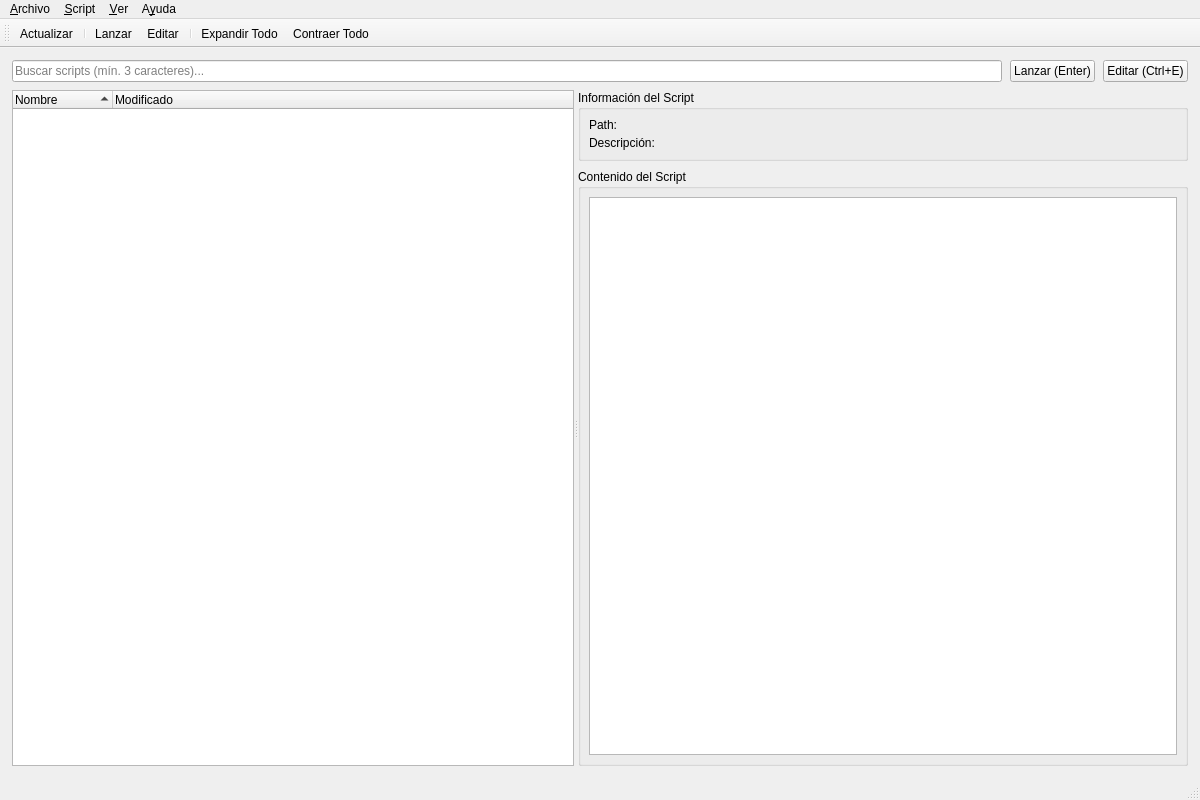
<?xml version="1.0" encoding="UTF-8"?>
<ui version="4.0">
 <class>ScriptManagerWindow</class>
 <widget class="QMainWindow" name="ScriptManagerWindow">
  <property name="geometry">
   <rect>
    <x>0</x>
    <y>0</y>
    <width>1200</width>
    <height>800</height>
   </rect>
  </property>
  <property name="windowTitle">
   <string>Script Manager</string>
  </property>
  <property name="windowIcon">
   <iconset>
    <normaloff>.</normaloff>.</iconset>
  </property>
  <widget class="QWidget" name="centralwidget">
   <layout class="QVBoxLayout" name="main_layout">
    <property name="spacing">
     <number>8</number>
    </property>
    <property name="leftMargin">
     <number>12</number>
    </property>
    <property name="topMargin">
     <number>12</number>
    </property>
    <property name="rightMargin">
     <number>12</number>
    </property>
    <property name="bottomMargin">
     <number>12</number>
    </property>
    <item>
     <layout class="QHBoxLayout" name="search_layout">
      <property name="spacing">
       <number>8</number>
      </property>
      <item>
       <widget class="QLineEdit" name="search_bar">
        <property name="placeholderText">
         <string>Buscar scripts (mín. 3 caracteres)...</string>
        </property>
        <property name="clearButtonEnabled">
         <bool>true</bool>
        </property>
       </widget>
      </item>
      <item>
       <widget class="QPushButton" name="launch_btn">
        <property name="text">
         <string>Lanzar (Enter)</string>
        </property>
        <property name="shortcut">
         <string>Return</string>
        </property>
        <property name="toolTip">
         <string>Ejecutar el script seleccionado (Enter)</string>
        </property>
       </widget>
      </item>
      <item>
       <widget class="QPushButton" name="edit_btn">
        <property name="text">
         <string>Editar (Ctrl+E)</string>
        </property>
        <property name="shortcut">
         <string>Ctrl+E</string>
        </property>
        <property name="toolTip">
         <string>Editar el script seleccionado con VSCodium (Ctrl+E)</string>
        </property>
       </widget>
      </item>
     </layout>
    </item>
    <item>
     <widget class="QSplitter" name="main_splitter">
      <property name="orientation">
       <enum>Qt::Horizontal</enum>
      </property>
      <property name="childrenCollapsible">
       <bool>false</bool>
      </property>
      <widget class="QTreeWidget" name="script_tree">
       <property name="minimumSize">
        <size>
         <width>250</width>
         <height>0</height>
        </size>
       </property>
       <property name="alternatingRowColors">
        <bool>true</bool>
       </property>
       <property name="selectionMode">
        <enum>QAbstractItemView::SingleSelection</enum>
       </property>
       <property name="selectionBehavior">
        <enum>QAbstractItemView::SelectRows</enum>
       </property>
       <property name="rootIsDecorated">
        <bool>true</bool>
       </property>
       <property name="uniformRowHeights">
        <bool>false</bool>
       </property>
       <property name="sortingEnabled">
        <bool>true</bool>
       </property>
       <property name="animated">
        <bool>true</bool>
       </property>
       <property name="allColumnsShowFocus">
        <bool>true</bool>
       </property>
       <property name="wordWrap">
        <bool>false</bool>
       </property>
       <property name="headerHidden">
        <bool>false</bool>
       </property>
       <property name="expandsOnDoubleClick">
        <bool>true</bool>
       </property>
       <column>
        <property name="text">
         <string>Nombre</string>
        </property>
       </column>
       <column>
        <property name="text">
         <string>Modificado</string>
        </property>
       </column>
      </widget>
      <widget class="QWidget" name="right_panel" native="true">
       <property name="minimumSize">
        <size>
         <width>400</width>
         <height>0</height>
        </size>
       </property>
       <layout class="QVBoxLayout" name="right_layout">
        <property name="spacing">
         <number>8</number>
        </property>
        <property name="leftMargin">
         <number>0</number>
        </property>
        <property name="topMargin">
         <number>0</number>
        </property>
        <property name="rightMargin">
         <number>0</number>
        </property>
        <property name="bottomMargin">
         <number>0</number>
        </property>
        <item>
         <widget class="QGroupBox" name="info_groupbox">
          <property name="maximumSize">
           <size>
            <width>16777215</width>
            <height>120</height>
           </size>
          </property>
          <property name="title">
           <string>Información del Script</string>
          </property>
          <layout class="QVBoxLayout" name="info_layout">
           <property name="spacing">
            <number>4</number>
           </property>
           <property name="leftMargin">
            <number>8</number>
           </property>
           <property name="topMargin">
            <number>8</number>
           </property>
           <property name="rightMargin">
            <number>8</number>
           </property>
           <property name="bottomMargin">
            <number>8</number>
           </property>
           <item>
            <widget class="QLabel" name="path_label">
             <property name="text">
              <string>Path: </string>
             </property>
             <property name="wordWrap">
              <bool>true</bool>
             </property>
             <property name="textInteractionFlags">
              <set>Qt::TextSelectableByMouse</set>
             </property>
            </widget>
           </item>
           <item>
            <widget class="QLabel" name="desc_label">
             <property name="text">
              <string>Descripción: </string>
             </property>
             <property name="wordWrap">
              <bool>true</bool>
             </property>
             <property name="textInteractionFlags">
              <set>Qt::TextSelectableByMouse</set>
             </property>
            </widget>
           </item>
          </layout>
         </widget>
        </item>
        <item>
         <widget class="QGroupBox" name="content_groupbox">
          <property name="title">
           <string>Contenido del Script</string>
          </property>
          <layout class="QVBoxLayout" name="content_layout">
           <property name="spacing">
            <number>4</number>
           </property>
           <property name="leftMargin">
            <number>8</number>
           </property>
           <property name="topMargin">
            <number>8</number>
           </property>
           <property name="rightMargin">
            <number>8</number>
           </property>
           <property name="bottomMargin">
            <number>8</number>
           </property>
           <item>
            <widget class="QTextEdit" name="content_text">
             <property name="font">
              <font>
               <family>Consolas</family>
               <pointsize>10</pointsize>
              </font>
             </property>
             <property name="lineWrapMode">
              <enum>QTextEdit::NoWrap</enum>
             </property>
             <property name="readOnly">
              <bool>true</bool>
             </property>
             <property name="tabStopDistance">
              <double>40.000000000000000</double>
             </property>
            </widget>
           </item>
          </layout>
         </widget>
        </item>
       </layout>
      </widget>
     </widget>
    </item>
   </layout>
  </widget>
  <widget class="QMenuBar" name="menubar">
   <property name="geometry">
    <rect>
     <x>0</x>
     <y>0</y>
     <width>1200</width>
     <height>22</height>
    </rect>
   </property>
   <widget class="QMenu" name="menu_archivo">
    <property name="title">
     <string>&amp;Archivo</string>
    </property>
    <addaction name="action_refresh"/>
    <addaction name="action_open_folder"/>
    <addaction name="separator"/>
    <addaction name="action_exit"/>
   </widget>
   <widget class="QMenu" name="menu_script">
    <property name="title">
     <string>&amp;Script</string>
    </property>
    <addaction name="action_launch"/>
    <addaction name="action_edit"/>
    <addaction name="separator"/>
    <addaction name="action_properties"/>
   </widget>
   <widget class="QMenu" name="menu_ver">
    <property name="title">
     <string>&amp;Ver</string>
    </property>
    <addaction name="action_expand_all"/>
    <addaction name="action_collapse_all"/>
    <addaction name="separator"/>
    <addaction name="action_show_hidden"/>
   </widget>
   <widget class="QMenu" name="menu_ayuda">
    <property name="title">
     <string>A&amp;yuda</string>
    </property>
    <addaction name="action_about"/>
    <addaction name="action_shortcuts"/>
   </widget>
   <addaction name="menu_archivo"/>
   <addaction name="menu_script"/>
   <addaction name="menu_ver"/>
   <addaction name="menu_ayuda"/>
  </widget>
  <widget class="QStatusBar" name="statusbar">
   <property name="showSizeGrip">
    <bool>true</bool>
   </property>
  </widget>
  <widget class="QToolBar" name="toolbar_main">
   <property name="windowTitle">
    <string>toolBar</string>
   </property>
   <property name="toolButtonStyle">
    <enum>Qt::ToolButtonTextBesideIcon</enum>
   </property>
   <attribute name="toolBarArea">
    <enum>TopToolBarArea</enum>
   </attribute>
   <attribute name="toolBarBreak">
    <bool>false</bool>
   </attribute>
   <addaction name="action_refresh"/>
   <addaction name="separator"/>
   <addaction name="action_launch"/>
   <addaction name="action_edit"/>
   <addaction name="separator"/>
   <addaction name="action_expand_all"/>
   <addaction name="action_collapse_all"/>
  </widget>
  <action name="action_launch">
   <property name="icon">
    <iconset>
     <normaloff>.</normaloff>.</iconset>
   </property>
   <property name="text">
    <string>&amp;Lanzar</string>
   </property>
   <property name="toolTip">
    <string>Ejecutar el script seleccionado</string>
   </property>
   <property name="shortcut">
    <string>Return</string>
   </property>
  </action>
  <action name="action_edit">
   <property name="icon">
    <iconset>
     <normaloff>.</normaloff>.</iconset>
   </property>
   <property name="text">
    <string>&amp;Editar</string>
   </property>
   <property name="toolTip">
    <string>Editar el script con VSCodium</string>
   </property>
   <property name="shortcut">
    <string>Ctrl+E</string>
   </property>
  </action>
  <action name="action_refresh">
   <property name="icon">
    <iconset>
     <normaloff>.</normaloff>.</iconset>
   </property>
   <property name="text">
    <string>&amp;Actualizar</string>
   </property>
   <property name="toolTip">
    <string>Recargar la lista de scripts</string>
   </property>
   <property name="shortcut">
    <string>F5</string>
   </property>
  </action>
  <action name="action_open_folder">
   <property name="icon">
    <iconset>
     <normaloff>.</normaloff>.</iconset>
   </property>
   <property name="text">
    <string>Abrir &amp;Carpeta</string>
   </property>
   <property name="toolTip">
    <string>Abrir la carpeta que contiene el script</string>
   </property>
   <property name="shortcut">
    <string>Ctrl+O</string>
   </property>
  </action>
  <action name="action_exit">
   <property name="icon">
    <iconset>
     <normaloff>.</normaloff>.</iconset>
   </property>
   <property name="text">
    <string>&amp;Salir</string>
   </property>
   <property name="toolTip">
    <string>Salir de la aplicación</string>
   </property>
   <property name="shortcut">
    <string>Ctrl+Q</string>
   </property>
  </action>
  <action name="action_expand_all">
   <property name="icon">
    <iconset>
     <normaloff>.</normaloff>.</iconset>
   </property>
   <property name="text">
    <string>E&amp;xpandir Todo</string>
   </property>
   <property name="toolTip">
    <string>Expandir todos los nodos del árbol</string>
   </property>
   <property name="shortcut">
    <string>Ctrl+Plus</string>
   </property>
  </action>
  <action name="action_collapse_all">
   <property name="icon">
    <iconset>
     <normaloff>.</normaloff>.</iconset>
   </property>
   <property name="text">
    <string>&amp;Contraer Todo</string>
   </property>
   <property name="toolTip">
    <string>Contraer todos los nodos del árbol</string>
   </property>
   <property name="shortcut">
    <string>Ctrl+Minus</string>
   </property>
  </action>
  <action name="action_show_hidden">
   <property name="checkable">
    <bool>true</bool>
   </property>
   <property name="text">
    <string>Mostrar Archivos &amp;Ocultos</string>
   </property>
   <property name="toolTip">
    <string>Mostrar u ocultar archivos y carpetas ocultos</string>
   </property>
  </action>
  <action name="action_properties">
   <property name="icon">
    <iconset>
     <normaloff>.</normaloff>.</iconset>
   </property>
   <property name="text">
    <string>&amp;Propiedades</string>
   </property>
   <property name="toolTip">
    <string>Ver propiedades del script seleccionado</string>
   </property>
   <property name="shortcut">
    <string>Alt+Return</string>
   </property>
  </action>
  <action name="action_about">
   <property name="icon">
    <iconset>
     <normaloff>.</normaloff>.</iconset>
   </property>
   <property name="text">
    <string>&amp;Acerca de</string>
   </property>
   <property name="toolTip">
    <string>Información sobre la aplicación</string>
   </property>
  </action>
  <action name="action_shortcuts">
   <property name="icon">
    <iconset>
     <normaloff>.</normaloff>.</iconset>
   </property>
   <property name="text">
    <string>&amp;Atajos de Teclado</string>
   </property>
   <property name="toolTip">
    <string>Ver lista de atajos de teclado disponibles</string>
   </property>
   <property name="shortcut">
    <string>F1</string>
   </property>
  </action>
 </widget>
 <tabstops>
  <tabstop>search_bar</tabstop>
  <tabstop>launch_btn</tabstop>
  <tabstop>edit_btn</tabstop>
  <tabstop>script_tree</tabstop>
  <tabstop>content_text</tabstop>
 </tabstops>
 <resources/>
 <connections>
  <connection>
   <sender>action_exit</sender>
   <signal>triggered()</signal>
   <receiver>ScriptManagerWindow</receiver>
   <slot>close()</slot>
   <hints>
    <hint type="sourcelabel">
     <x>-1</x>
     <y>-1</y>
    </hint>
    <hint type="destinationlabel">
     <x>599</x>
     <y>399</y>
    </hint>
   </hints>
  </connection>
 </connections>
</ui>
